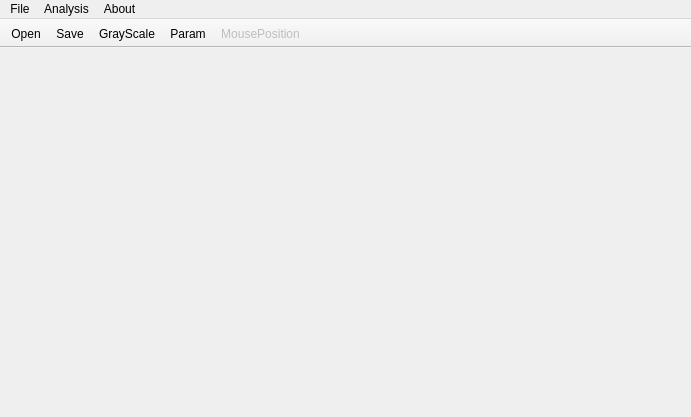
<?xml version="1.0" encoding="UTF-8"?>
<ui version="4.0">
 <class>Test</class>
 <widget class="QMainWindow" name="Test">
  <property name="geometry">
   <rect>
    <x>0</x>
    <y>0</y>
    <width>691</width>
    <height>417</height>
   </rect>
  </property>
  <property name="windowTitle">
   <string>Test</string>
  </property>
  <widget class="QWidget" name="centralWidget">
   <layout class="QHBoxLayout" name="horizontalLayout">
    <item>
     <widget class="QLabel" name="vLabelImage">
      <property name="text">
       <string/>
      </property>
      <property name="scaledContents">
       <bool>true</bool>
      </property>
     </widget>
    </item>
   </layout>
  </widget>
  <widget class="QMenuBar" name="menuBar">
   <property name="geometry">
    <rect>
     <x>0</x>
     <y>0</y>
     <width>691</width>
     <height>20</height>
    </rect>
   </property>
   <widget class="QMenu" name="menuFile">
    <property name="title">
     <string>File</string>
    </property>
   </widget>
   <widget class="QMenu" name="menuAnalysis">
    <property name="title">
     <string>Analysis</string>
    </property>
   </widget>
   <widget class="QMenu" name="menuAbout">
    <property name="title">
     <string>About</string>
    </property>
   </widget>
   <addaction name="menuFile"/>
   <addaction name="menuAnalysis"/>
   <addaction name="menuAbout"/>
  </widget>
  <widget class="QToolBar" name="mainToolBar">
   <property name="movable">
    <bool>false</bool>
   </property>
   <property name="toolButtonStyle">
    <enum>Qt::ToolButtonTextBesideIcon</enum>
   </property>
   <property name="floatable">
    <bool>false</bool>
   </property>
   <attribute name="toolBarArea">
    <enum>TopToolBarArea</enum>
   </attribute>
   <attribute name="toolBarBreak">
    <bool>false</bool>
   </attribute>
   <addaction name="actionActionOpen"/>
   <addaction name="actionActionSave"/>
   <addaction name="actionActionGrayScale"/>
   <addaction name="actionActionParam"/>
   <addaction name="textMousePosition"/>
  </widget>
  <action name="actionActionOpen">
   <property name="icon">
    <iconset resource="Test.qrc">
     <normaloff>:/image/resources/open.png</normaloff>:/image/resources/open.png</iconset>
   </property>
   <property name="text">
    <string>Open</string>
   </property>
  </action>
  <action name="actionActionSave">
   <property name="icon">
    <iconset resource="Test.qrc">
     <normaloff>:/image/resources/save.png</normaloff>:/image/resources/save.png</iconset>
   </property>
   <property name="text">
    <string>Save</string>
   </property>
  </action>
  <action name="actionActionGrayScale">
   <property name="icon">
    <iconset resource="Test.qrc">
     <normaloff>:/image/resources/setting.png</normaloff>:/image/resources/setting.png</iconset>
   </property>
   <property name="text">
    <string>GrayScale</string>
   </property>
  </action>
  <action name="actionActionParam">
   <property name="icon">
    <iconset resource="Test.qrc">
     <normaloff>:/image/resources/param.png</normaloff>:/image/resources/param.png</iconset>
   </property>
   <property name="text">
    <string>Param</string>
   </property>
  </action>
  <action name="textMousePosition">
   <property name="enabled">
    <bool>false</bool>
   </property>
   <property name="text">
    <string>MousePosition</string>
   </property>
  </action>
 </widget>
 <layoutdefault spacing="6" margin="11"/>
 <resources>
  <include location="Test.qrc"/>
 </resources>
 <connections/>
</ui>
